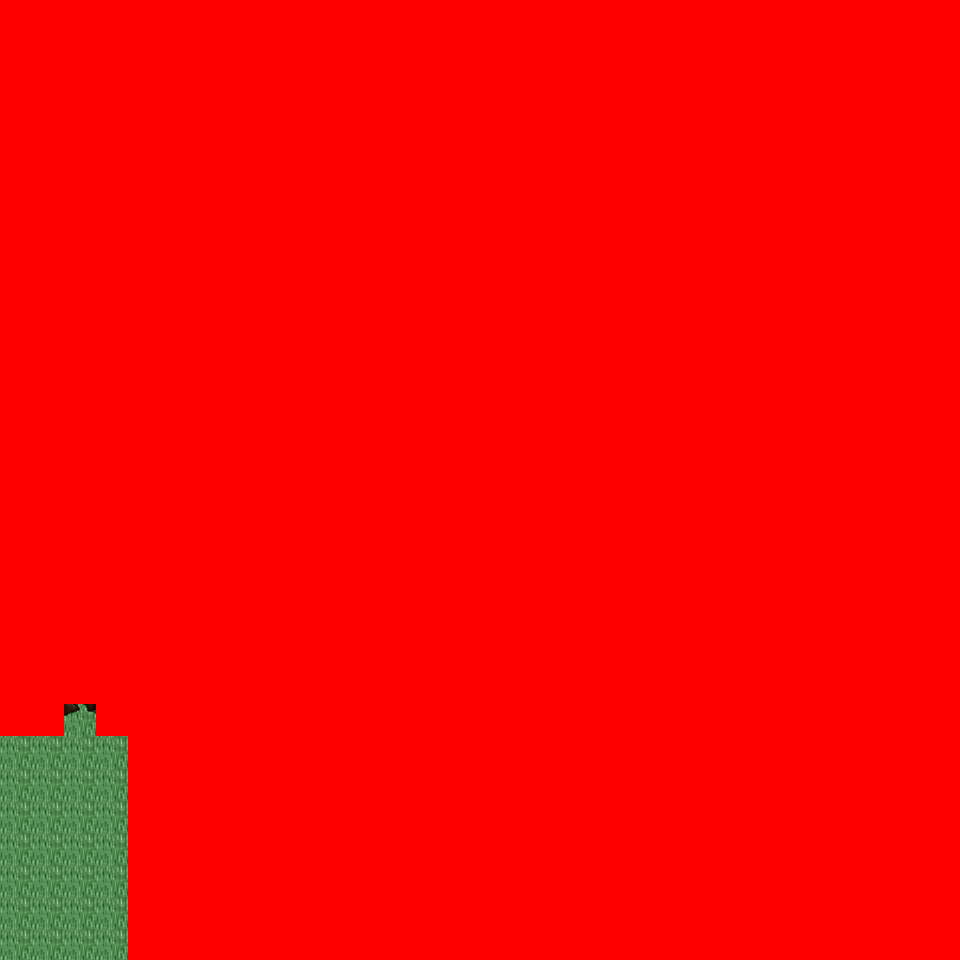

A level layout from a 2D game, rendered from its tile map. Below: a short description, then the map file with tile-grid data replaced by summaries:
An orthogonal 30x30 tile map with 32x32 px tiles, 6 tile layers (Ground, Object, Object2, Above, ...), 13 tilesets and 2 objects (2x mapchange).

<map version="1.0" orientation="orthogonal" renderorder="right-down" width="30" height="30" tilewidth="32" tileheight="32" nextobjectid="3">
  <tileset firstgid="1" name="tileset_logic_collision" tilewidth="32" tileheight="32" tilecount="1" columns="1">
    <image source="../drawable/tileset_logic_collision.png" width="32" height="32" />
  </tileset>
  <tileset firstgid="2" name="tileset_ground_ground" tilewidth="32" tileheight="32" tilecount="33" columns="3">
    <image source="../drawable/tileset_ground_ground.png" width="96" height="352" />
  </tileset>
  <tileset firstgid="35" name="tileset_ground_ridge_earth_pale" tilewidth="32" tileheight="32" tilecount="96" columns="12">
    <image source="../drawable/tileset_ground_ridge_earth_pale.png" width="384" height="256" />
  </tileset>
  <tileset firstgid="131" name="tileset_ground_ridge_earth_dark" tilewidth="32" tileheight="32" tilecount="96" columns="12">
    <image source="../drawable/tileset_ground_ridge_earth_dark.png" width="384" height="256" />
  </tileset>
  <tileset firstgid="227" name="tileset_ground_ladder_horizontal_dark" tilewidth="32" tileheight="32" tilecount="3" columns="1">
    <image source="../drawable/tileset_ground_ladder_horizontal_dark.png" width="32" height="96" />
  </tileset>
  <tileset firstgid="230" name="tileset_plant_tree_tree_darkgreen" tilewidth="32" tileheight="32" tilecount="88" columns="8">
    <image source="../drawable/tileset_plant_tree_tree_darkgreen.png" width="256" height="352" />
  </tileset>
  <tileset firstgid="318" name="tileset_plant_stump_stump_pale_purple" tilewidth="32" tileheight="32" tilecount="4" columns="2">
    <image source="../drawable/tileset_plant_stump_stump_pale_purple.png" width="64" height="64" />
  </tileset>
  <tileset firstgid="322" name="tileset_plant_stump_hollow_logs" tilewidth="32" tileheight="32" tilecount="6" columns="3">
    <image source="../drawable/tileset_plant_stump_hollow_logs.png" width="96" height="64" />
  </tileset>
  <tileset firstgid="328" name="tileset_plant_flower_daisy_yellow" tilewidth="32" tileheight="32" tilecount="8" columns="2">
    <image source="../drawable/tileset_plant_flower_daisy_yellow.png" width="64" height="128" />
  </tileset>
  <tileset firstgid="336" name="tileset_plant_flower_daisy_blue" tilewidth="32" tileheight="32" tilecount="8" columns="2">
    <image source="../drawable/tileset_plant_flower_daisy_blue.png" width="64" height="128" />
  </tileset>
  <tileset firstgid="344" name="tileset_plant_bush_leafy_2" tilewidth="32" tileheight="32" tilecount="12" columns="6">
    <image source="../drawable/tileset_plant_bush_leafy_2.png" width="192" height="64" />
  </tileset>
  <tileset firstgid="356" name="tileset_ground_rock_pebbles" tilewidth="32" tileheight="32" tilecount="3" columns="1">
    <image source="../drawable/tileset_ground_rock_pebbles.png" width="32" height="96" />
  </tileset>
  <tileset firstgid="359" name="tileset_building_fence_fence_chunky" tilewidth="32" tileheight="32" tilecount="21" columns="3">
    <image source="../drawable/tileset_building_fence_fence_chunky.png" width="96" height="224" />
  </tileset>
  <layer name="Ground" width="30" height="30">
    <data>[900 cells, 900 non-empty, 5 distinct tile ids]</data>
  </layer>
  <layer name="Object" width="30" height="30">
    <data>[900 cells, 271 non-empty, 40 distinct tile ids]</data>
  </layer>
  <layer name="Object2" width="30" height="30">
    <data>[900 cells, 15 non-empty, 6 distinct tile ids]</data>
  </layer>
  <layer name="Above" width="30" height="30">
    <data>[900 cells, 86 non-empty, 14 distinct tile ids]</data>
  </layer>
  <layer name="Above2" width="30" height="30">
    <data>[900 cells, 0 non-empty, 0 distinct tile ids]</data>
  </layer>
  <layer name="Walkable" width="30" height="30">
    <data>[900 cells, 871 non-empty, 1 distinct tile ids]</data>
  </layer>
  <objectgroup name="MapEvents">
    <object id="1" name="south" type="mapchange" x="0" y="928" width="128" height="32">
      <properties>
        <property name="map" value="0_ados_mountain_n2_w2_x1_y3" />
        <property name="place" value="north" />
      </properties>
    </object>
    <object id="2" name="west" type="mapchange" x="0" y="736" width="32" height="224">
      <properties>
        <property name="map" value="0_ados_mountain_n2_w2_x0_y2" />
        <property name="place" value="east" />
      </properties>
    </object>
  </objectgroup>
</map>
